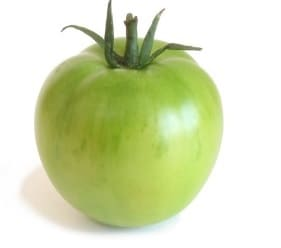
#> input picture m.jpg, 281 x 248 px
$ python -i ttomat.py   (imports and definitions only)
#> lines starting #> are read from the running program, lines starting #| are printed output that depends on the picture
import pandas as pd
from sklearn.model_selection import train_test_split
from sklearn.naive_bayes import GaussianNB
from sklearn.metrics import accuracy_score, confusion_matrix, classification_report, log_loss
from sklearn.preprocessing import StandardScaler
import seaborn as sns
import matplotlib.pyplot as plt
import cv2
import numpy as np

# 1. Baca dataset dari file CSV
# [1 line that did not run here, left out]

# 2. Ekstrak fitur HSV serta label kondisi
# [1 line that did not run here, left out]
# [1 line that did not run here, left out]

# 3. Pisahkan data menjadi data latih dan data uji
# [1 line that did not run here, left out]

# 4. Normalisasi data untuk meningkatkan performa model
scaler = StandardScaler()
# [1 line that did not run here, left out]
# [1 line that did not run here, left out]

# 5. Inisialisasi model Naive Bayes dan latih model
nb = GaussianNB()
# [1 line not run here, left out]

# 6. Prediksi dan evaluasi model
# [1 line that did not run here, left out]
# [1 line that did not run here, left out]
# [1 line that did not run here, left out]

# Menghitung probabilitas prediksi untuk menghitung log_loss
# [1 line that did not run here, left out]

# Menghitung log loss
# [1 line that did not run here, left out]

# Menampilkan akurasi
# [20 lines not run here, left out]

# 8. Fungsi untuk menghilangkan latar belakang gambar menggunakan GrabCut
def remove_background(image):
    mask = np.zeros(image.shape[:2], np.uint8)
    bgd_model = np.zeros((1, 65), np.float64)
    fgd_model = np.zeros((1, 65), np.float64)
    rect = (10, 10, image.shape[1] - 10, image.shape[0] - 10)
    cv2.grabCut(image, mask, rect, bgd_model, fgd_model, 5, cv2.GC_INIT_WITH_RECT)
    mask2 = np.where((mask == 2) | (mask == 0), 0, 1).astype('uint8')
    result = image * mask2[:, :, np.newaxis]
    return result

# 9. Fungsi untuk memprediksi kondisi tomat dari gambar dan menampilkan hasil remove background
def predict_image(image_path):
#> called with image_path = 'm.jpg'
    image = cv2.imread(image_path)
#> image is the input picture: shape (248, 281, 3); mean B, G, R 182.3, 222.1, 213.7
    resized_image = cv2.resize(image, (224, 224))  # Sesuaikan ukuran sesuai kebutuhan
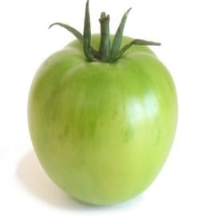
#> resized_image: shape (224, 224, 3); mean B, G, R 182.3, 222, 213.6
    no_bg_image = remove_background(resized_image)  # Hapus latar belakang
#> in remove_background, `result = image * mask2[:, :, np.newaxis]`:
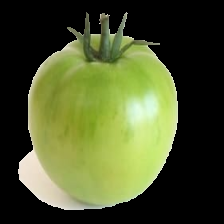
#> result: shape (224, 224, 3); mean B, G, R 44.1, 83.2, 75

    # Tampilkan gambar setelah remove background
    plt.figure(figsize=(6, 6))
    plt.imshow(cv2.cvtColor(no_bg_image, cv2.COLOR_BGR2RGB))
    plt.title("Image After Background Removal")
    plt.axis("off")
    plt.show()

    hsv_image = cv2.cvtColor(no_bg_image, cv2.COLOR_BGR2HSV)
#> hsv_image: shape (224, 224, 3); mean H, S, V 16.2, 56.2, 83.6
    avg_hsv = np.average(np.average(hsv_image, axis=0), axis=0)
#> avg_hsv = [16.19, 56.19, 83.55]
    features = avg_hsv.reshape(1, -1)
#> features = [[16.19, 56.19, 83.55]]
    features = scaler.transform(features)
    prediction = nb.predict(features)
    return prediction[0]

# 10. Contoh prediksi dari gambar input
image_path = 'm.jpg'  # Ganti dengan path gambar Anda
# [1 line that did not run here, left out]
# [1 line not run here, left out]

>>> result = predict_image('m.jpg')
#> in remove_background (call 2), `result = image * mask2[:, :, np.newaxis]`:
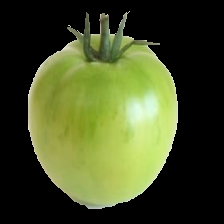
#> result: shape (224, 224, 3); mean B, G, R 38.1, 76.7, 68.1
#> in predict_image (call 2), `hsv_image = cv2.cvtColor(no_bg_image, cv2.COLOR_BGR2HSV)`: hsv_image: shape (224, 224, 3); mean H, S, V 15.6, 55.2, 76.7
#> (the run stopped early here; a loop or call above may not have finished)
